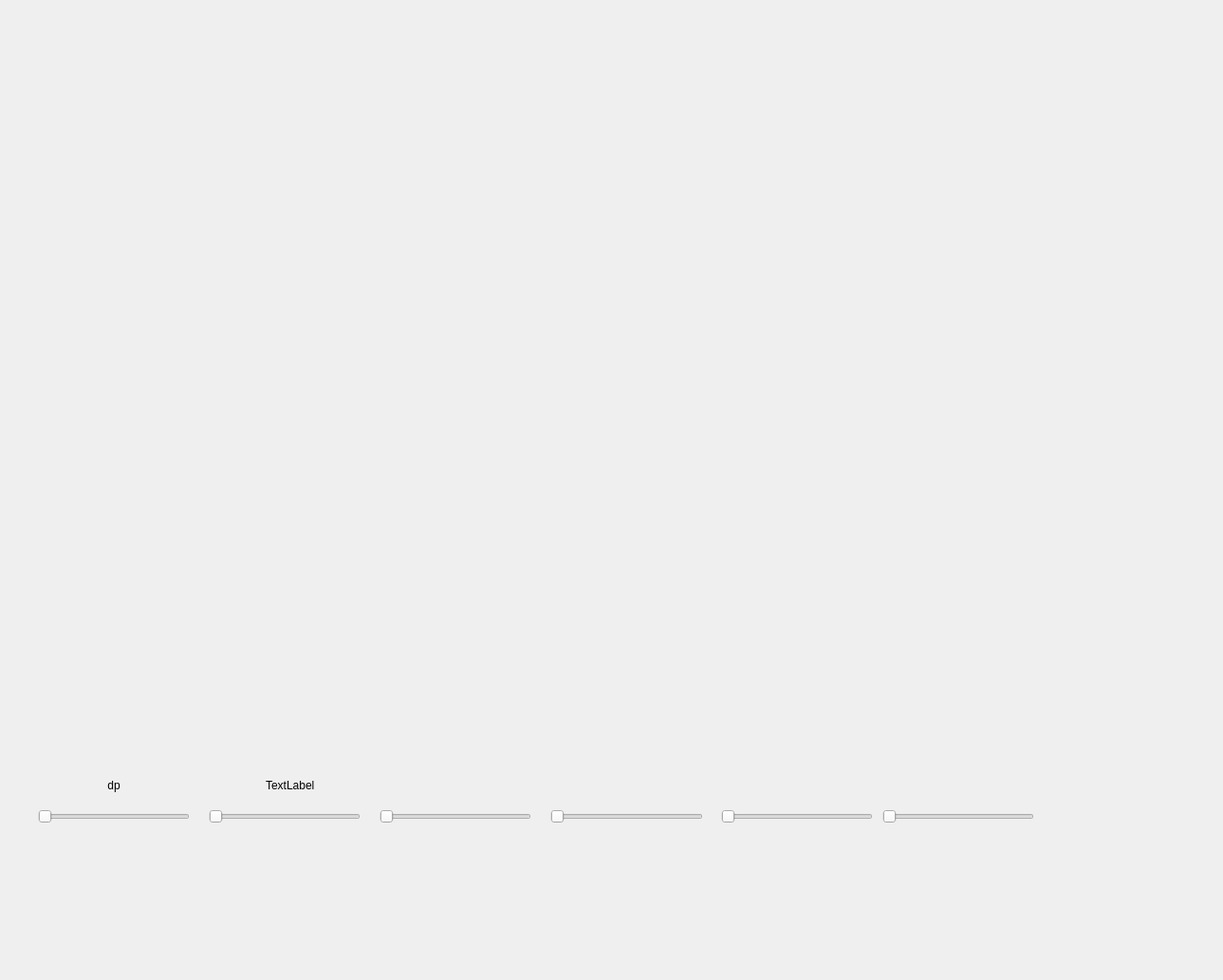
       <widget class="QWidget" name="videoFeed">
        <property name="minimumSize">
         <size>
          <width>1280</width>
          <height>1024</height>
         </size>
        </property>
        <attribute name="title">
         <string>Page</string>
        </attribute>
        <widget class="QLabel" name="ImgWidget">
         <property name="geometry">
          <rect>
           <x>-10</x>
           <y>-30</y>
           <width>1280</width>
           <height>1024</height>
          </rect>
         </property>
         <property name="sizePolicy">
          <sizepolicy hsizetype="Expanding" vsizetype="Expanding">
           <horstretch>0</horstretch>
           <verstretch>0</verstretch>
          </sizepolicy>
         </property>
         <property name="minimumSize">
          <size>
           <width>1280</width>
           <height>1024</height>
          </size>
         </property>
         <property name="text">
          <string/>
         </property>
        </widget>
        <widget class="QSlider" name="dpSlider">
         <property name="geometry">
          <rect>
           <x>40</x>
           <y>850</y>
           <width>160</width>
           <height>22</height>
          </rect>
         </property>
         <property name="orientation">
          <enum>Qt::Horizontal</enum>
         </property>
        </widget>
        <widget class="QSlider" name="minDist">
         <property name="geometry">
          <rect>
           <x>220</x>
           <y>850</y>
           <width>160</width>
           <height>22</height>
          </rect>
         </property>
         <property name="orientation">
          <enum>Qt::Horizontal</enum>
         </property>
        </widget>
        <widget class="QSlider" name="param1">
         <property name="geometry">
          <rect>
           <x>400</x>
           <y>850</y>
           <width>160</width>
           <height>22</height>
          </rect>
         </property>
         <property name="orientation">
          <enum>Qt::Horizontal</enum>
         </property>
        </widget>
        <widget class="QSlider" name="param2">
         <property name="geometry">
          <rect>
           <x>580</x>
           <y>850</y>
           <width>161</width>
           <height>22</height>
          </rect>
         </property>
         <property name="orientation">
          <enum>Qt::Horizontal</enum>
         </property>
        </widget>
        <widget class="QSlider" name="minRadius">
         <property name="geometry">
          <rect>
           <x>760</x>
           <y>850</y>
           <width>160</width>
           <height>22</height>
          </rect>
         </property>
         <property name="orientation">
          <enum>Qt::Horizontal</enum>
         </property>
        </widget>
        <widget class="QSlider" name="maxRadius">
         <property name="geometry">
          <rect>
           <x>930</x>
           <y>850</y>
           <width>160</width>
           <height>22</height>
          </rect>
         </property>
         <property name="orientation">
          <enum>Qt::Horizontal</enum>
         </property>
        </widget>
        <widget class="QLabel" name="dpLabel">
         <property name="geometry">
          <rect>
           <x>90</x>
           <y>820</y>
           <width>60</width>
           <height>16</height>
          </rect>
         </property>
         <property name="text">
          <string>dp</string>
         </property>
         <property name="alignment">
          <set>Qt::AlignCenter</set>
         </property>
        </widget>
        <widget class="QLabel" name="minDistLabel">
         <property name="geometry">
          <rect>
           <x>280</x>
           <y>820</y>
           <width>60</width>
           <height>16</height>
          </rect>
         </property>
         <property name="text">
          <string>TextLabel</string>
         </property>
        </widget>
       </widget>
